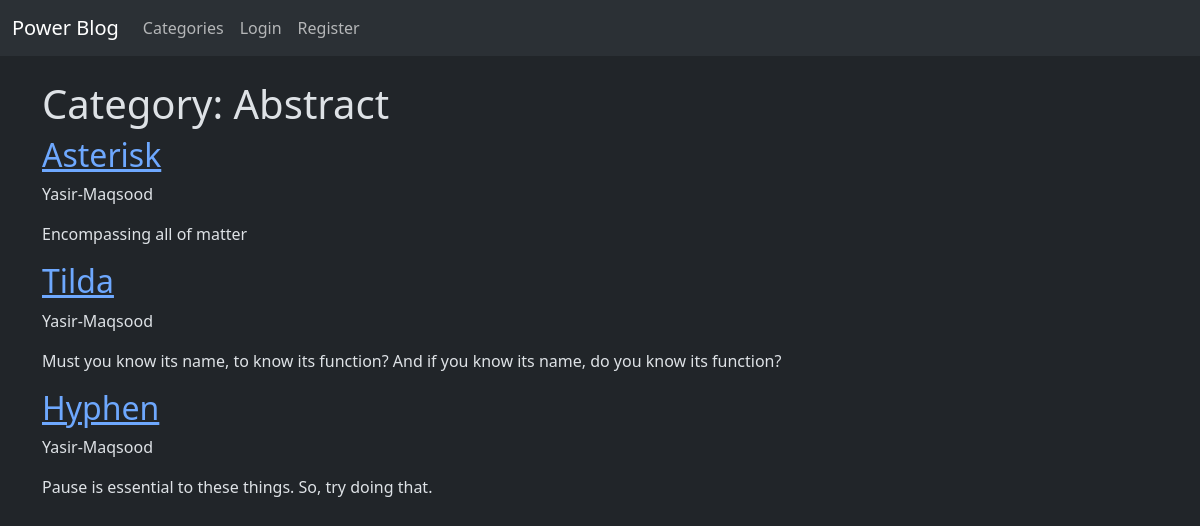
The app's page /category/Abstract/ with its own data.
### theblog/models.py (models this page shows, shortened)
class Post(models.Model):
    title = models.CharField(max_length = 255)
    header_image = models.ImageField(null=True, blank=True, upload_to="images/")
    title_tag = models.CharField(max_length = 255)
    author = models.ForeignKey(User, on_delete=models.CASCADE)
    body = RichTextField(blank=True, null=True)
    post_date = models.DateField(auto_now_add=True)
    category = models.CharField(max_length=255, default='Abstract')
    snippet = models.CharField(max_length=255, default='Click to look inside. Meow!')
    likes = models.ManyToManyField(User, related_name='blog_posts')

### theblog/views.py (the view)
# urls.py: path('category/<str:cat>/', CategoryView, name='category'),
def CategoryView(request, cat):
    category_posts = Post.objects.filter(category=cat.replace("-", ' '))
    return render(request, 'categories.html', {'cat':cat.title().replace('-',' '), 'category_posts':category_posts})

### theblog/templates/categories.html (shortened to what this page needs)
{% extends 'base.html'%}
{% block content %}
{% if category_posts %}
<h1>Category: {{cat}}</h1>
{% for post in category_posts %}
<h2><a href="{%url 'article-detail' post.pk%}">{{ post.title }}</a></h2>
{{ post.author.first_name }}-{{ post.author.last_name }}
<p>{{ post.body|slice:":200"|safe }}</p>
{% endfor %}
{% else %}
<h1>No posts in this category</h1>
{% endif %}
{% endblock %}

### records on screen
Post: title "Asterisk", author.first_name "Yasir", author.last_name "Maqsood", body "Encompassing all of matter"
Post: title "Tilda", author.first_name "Yasir", author.last_name "Maqsood", body "Must you know its name, to know its function? And if you know its name, do you know its function?"
Post: title "Hyphen", author.first_name "Yasir", author.last_name "Maqsood", body "Pause is essential to these things. So, try doing that."

### other values on screen
{{ cat }} "Abstract"
